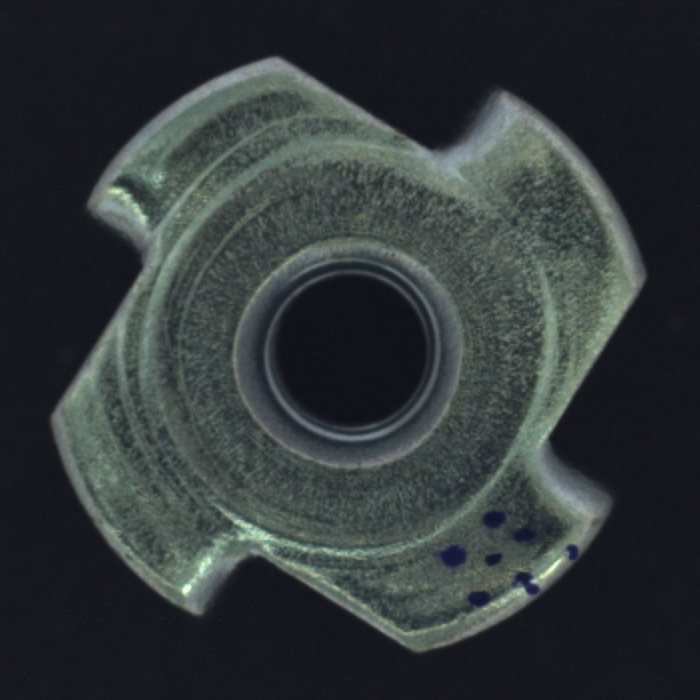
#> input picture Paper-1/Unit-1/003.png, 700 x 700 px
$ jupyter execute 2.morphological.ipynb
#> lines starting #> are read from the running program, lines starting #| are printed output that depends on the picture; after the words box and inside, x2 and y2 are one past the last pixel; in counts of white or black regions, pixels touching at a corner belong together
[cell 1]
import cv2
import numpy as np
import matplotlib.pyplot as plt

[cell 2]
img = cv2.imread("003.png", cv2.IMREAD_GRAYSCALE)
#> img: shape (700, 700); min 21, max 255, mean 54.3

[cell 3]
blur = cv2.GaussianBlur(img, (5,5), 0)

[cell 4]
_, thresh = cv2.threshold(blur, 0, 255, cv2.THRESH_BINARY_INV + cv2.THRESH_OTSU)
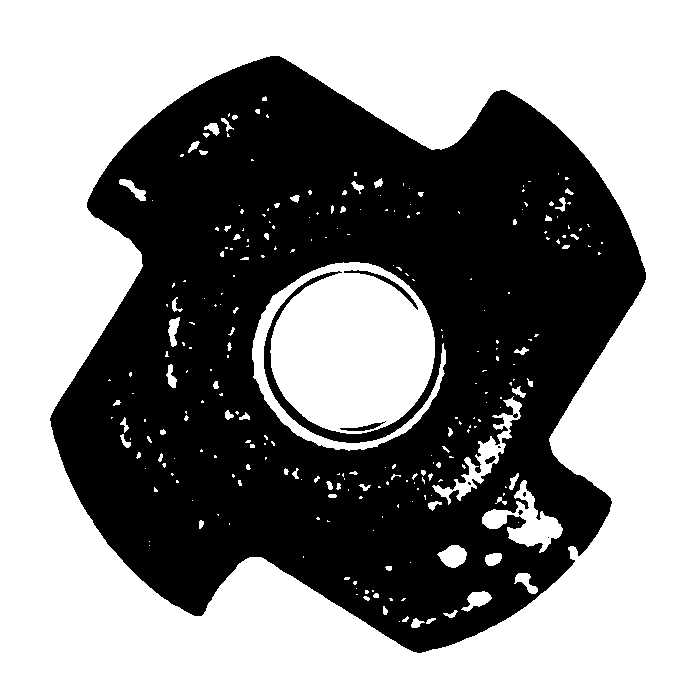
#> thresh: shape (700, 700); 56.1% white; 9 black regions (5 under 20 px), largest, box (x1, y1, x2, y2) and area: (50, 56, 646, 653) 214578, (344, 270, 418, 310) 301, (340, 421, 386, 431) 149, (485, 456, 496, 464) 50

[cell 5]
kernel = cv2.getStructuringElement(cv2.MORPH_RECT, (5,5))

[cell 6]
opening = cv2.morphologyEx(thresh, cv2.MORPH_OPEN, kernel)   # remove noise
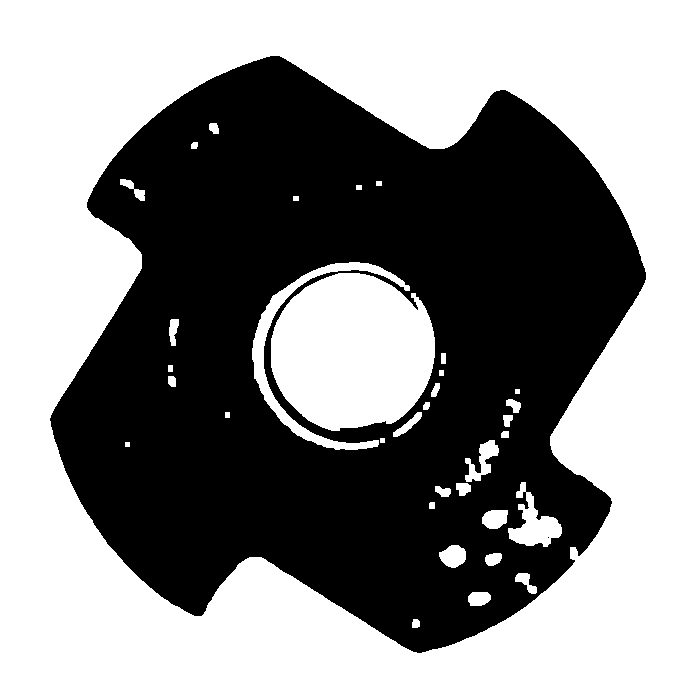
#> opening: shape (700, 700); 55.2% white; 2 black regions (1 under 20 px), largest, box (x1, y1, x2, y2) and area: (50, 56, 646, 653) 219651
closing = cv2.morphologyEx(opening, cv2.MORPH_CLOSE, kernel) # fill small holes
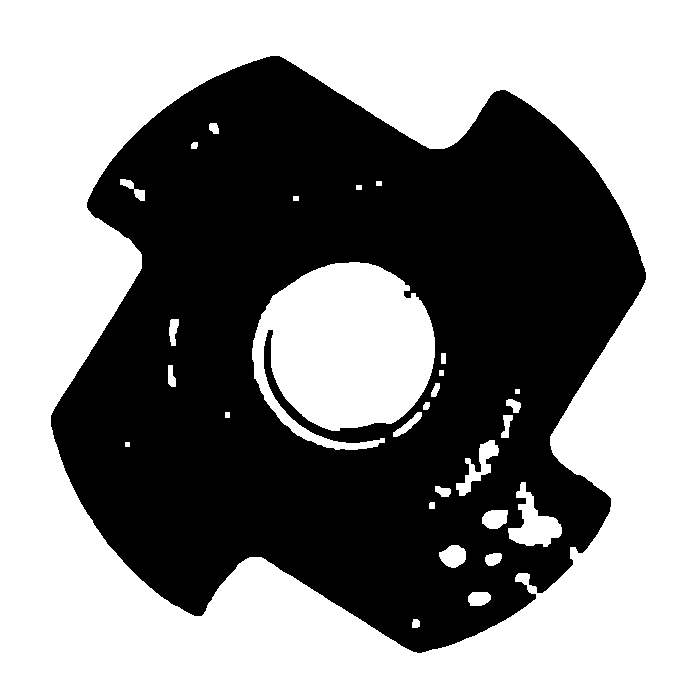
#> closing: shape (700, 700); 55.3% white; 1 black region, box (x1, y1, x2, y2) and area: (51, 56, 646, 653) 218786

[cell 7]
contours, _ = cv2.findContours(closing, cv2.RETR_EXTERNAL, cv2.CHAIN_APPROX_SIMPLE)
#> contours = [[[0, 0], [0, 699], [699, 699], [699, 0]]]
result = cv2.cvtColor(img, cv2.COLOR_GRAY2BGR)

[cell 8]
for c in contours:
    if cv2.contourArea(c) > 200:  # filter tiny noise
        x,y,w,h = cv2.boundingRect(c)
        cv2.rectangle(result, (x,y), (x+w,y+h), (0,0,255), 2)
#> this loop made 1 pass
#> (c, x, y, w, h) on pass 1: ([[0, 0], [0, 699], [699, 699], [699, 0]], 0, 0, 700, 700)
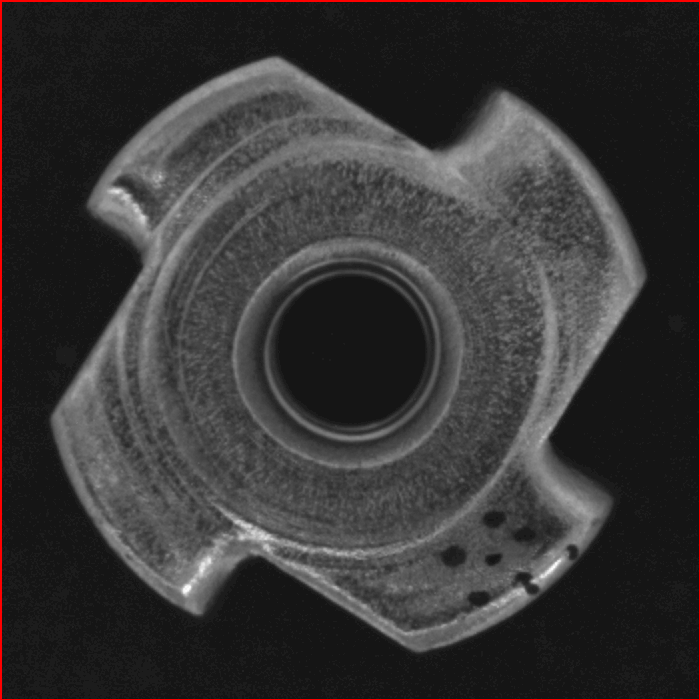
#> result: shape (700, 700, 3); mean B, G, R 54.1, 54.1, 56.3

[cell 9]
plt.figure(figsize=(12,6))

plt.subplot(1,3,1), plt.imshow(img, cmap='gray'), plt.title("Original Fabric"), plt.axis("off")
plt.subplot(1,3,2), plt.imshow(closing, cmap='gray'), plt.title("Binary Mask (Defects Isolated)"), plt.axis("off")
plt.subplot(1,3,3), plt.imshow(result), plt.title("Defects Localized"), plt.axis("off")

plt.tight_layout()
plt.show()
#> figure, not shown here; B, G, R data is drawn as R, G, B

$ run again, with Paper-1/Unit-1/001.png copied over Paper-1/Unit-1/003.png
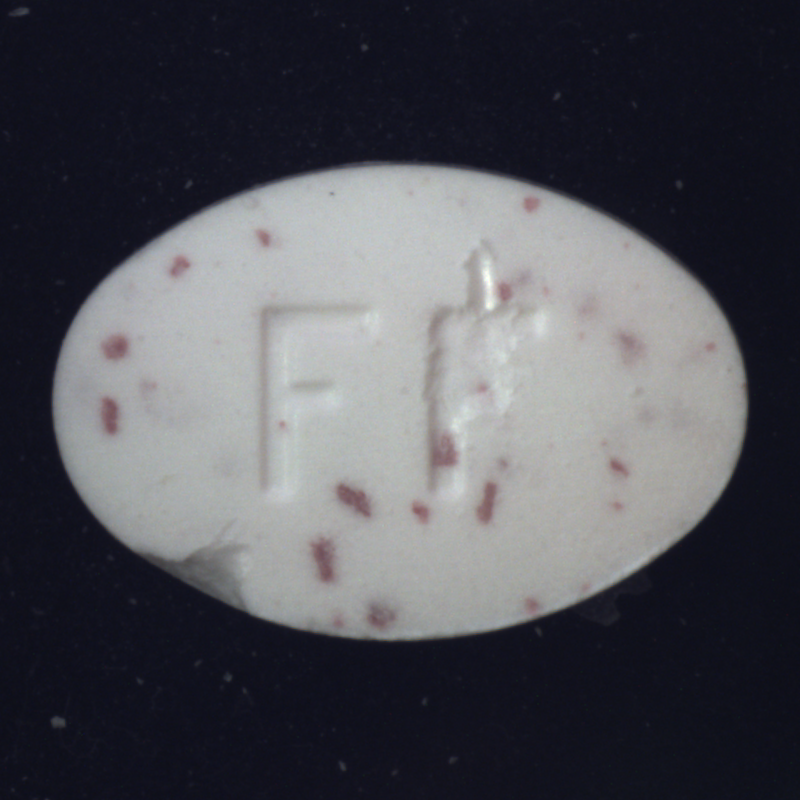
#> input picture Paper-1/Unit-1/001.png, 800 x 800 px
#> `_, thresh = cv2.threshold(blur, 0, 255, cv2.THRESH_BINARY_INV + cv2.TH..`:
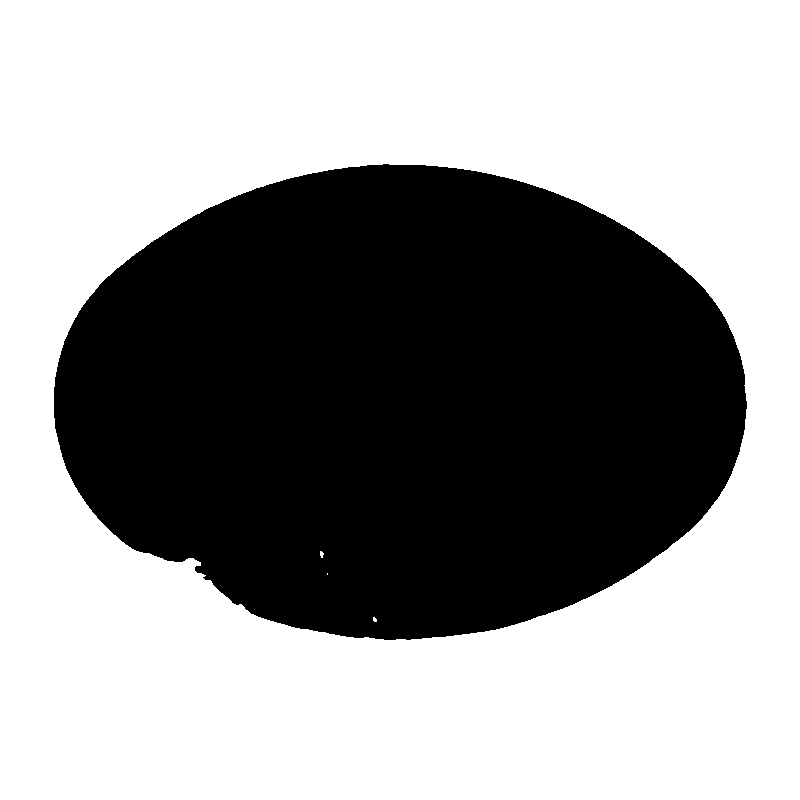
#> thresh: shape (800, 800); 60.3% white; 1 black region, box (x1, y1, x2, y2) and area: (54, 164, 747, 640) 253961
#> opening: shape (800, 800); 60.3% white; 1 black region, box (x1, y1, x2, y2) and area: (54, 164, 747, 640) 254017
#> closing: shape (800, 800); 60.3% white; 1 black region, box (x1, y1, x2, y2) and area: (54, 164, 747, 640) 254013
#> contours = [[[0, 0], [0, 799], [799, 799], [799, 0]]]
#> the loop `for c in contours:` made 1 pass
#> (c, x, y, w, h) on pass 1: ([[0, 0], [0, 799], [799, 799], [799, 0]], 0, 0, 800, 800)
#> `plt.show()`:
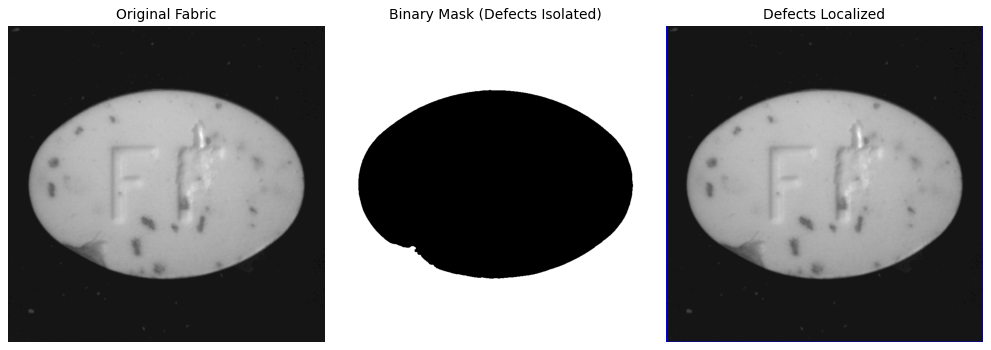
#> figure drawn by matplotlib, 3 panels; B, G, R data is drawn as R, G, B

$ run again, with Paper-1/Unit-1/004.png copied over Paper-1/Unit-1/003.png
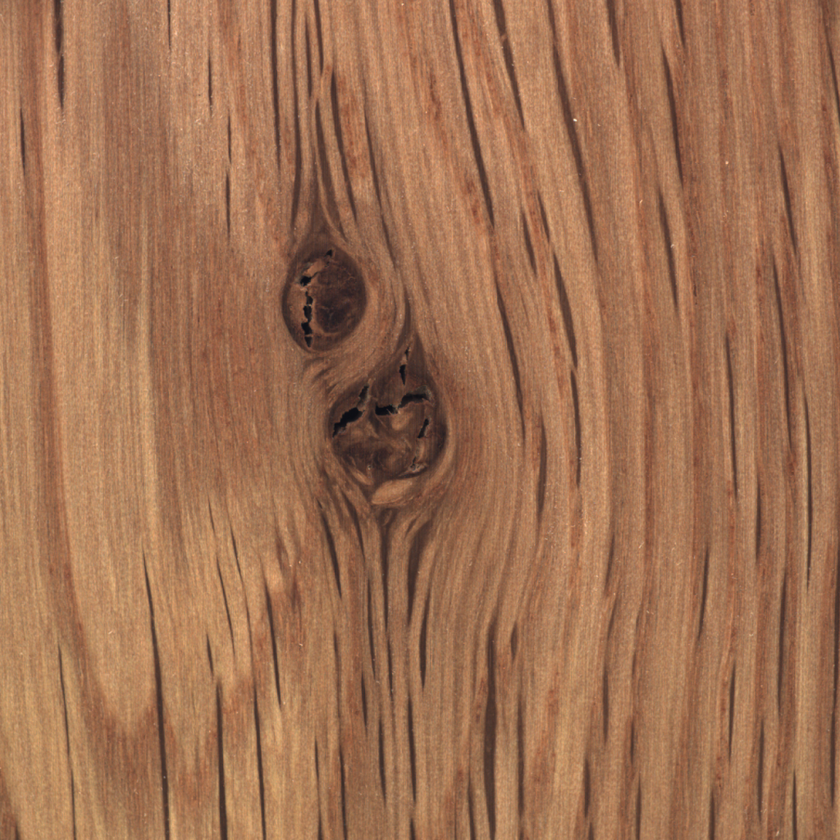
#> input picture Paper-1/Unit-1/004.png, 840 x 840 px, shrunk from 1024 x 1024 before the run
#> `_, thresh = cv2.threshold(blur, 0, 255, cv2.THRESH_BINARY_INV + cv2.TH..`:
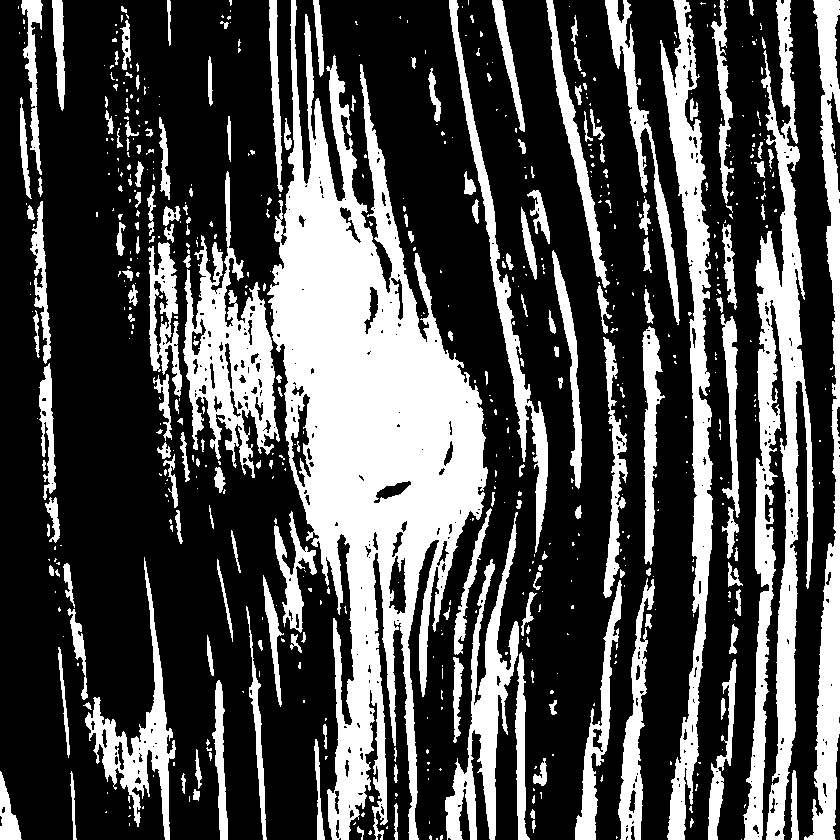
#> thresh: shape (840, 840); 30.6% white; 648 white regions (451 under 20 px), largest, box (x1, y1, x2, y2) and area: (267, 0, 488, 840) 76800, (743, 0, 814, 840) 22556, (660, 0, 713, 840) 13871
#> opening: shape (840, 840); 26.4% white; 225 white regions, largest, box (x1, y1, x2, y2) and area: (270, 49, 488, 840) 71502, (756, 120, 804, 840) 11914, (661, 0, 713, 656) 10369
#> closing: shape (840, 840); 27.3% white; 127 white regions
#> contours = 127 contours, 9 with area under 20; largest, box (x1, y1, x2, y2) and area: (184, 0, 488, 840) 86370, (745, 103, 804, 840) 18276, (808, 0, 840, 840) 10260, (661, 0, 713, 656) 10010, (85, 622, 175, 840) 4439
#> the loop `for c in contours:` made 127 passes
#> (x, y, w, h) on passes 6, 7, 8, 10, 13, 15, 16, 17: (791, 778, 8, 62), (0, 775, 21, 65), (708, 772, 16, 68), (445, 767, 32, 73), (618, 706, 25, 134), (213, 683, 15, 157), (251, 680, 14, 128), (717, 668, 19, 99)
#> after the loop `for c in contours:`:
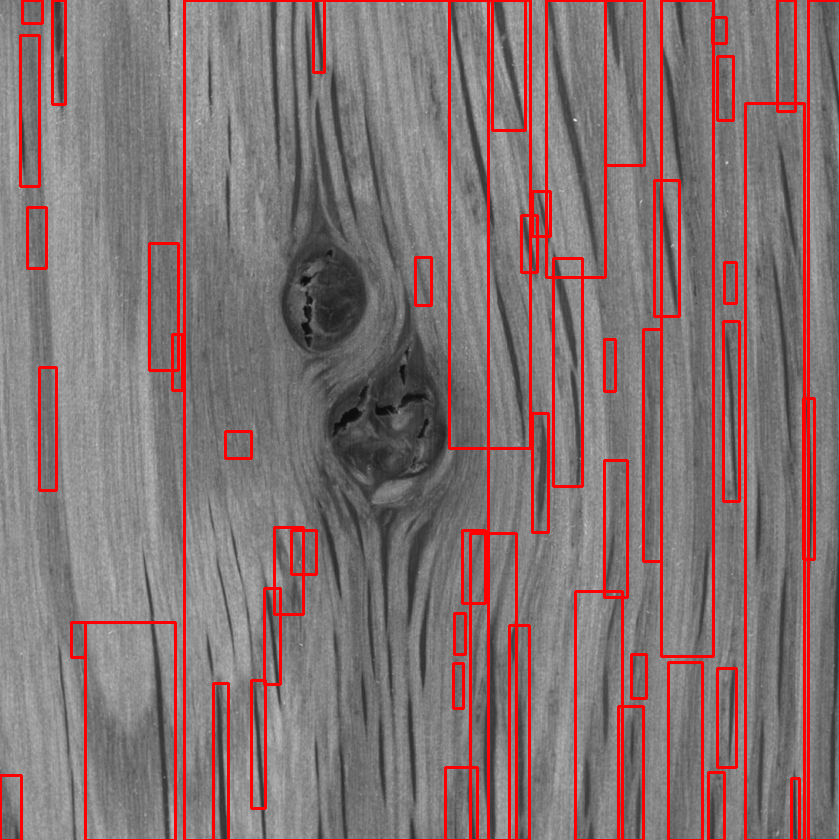
#> result: shape (840, 840, 3); mean B, G, R 112.8, 112.8, 133.2
